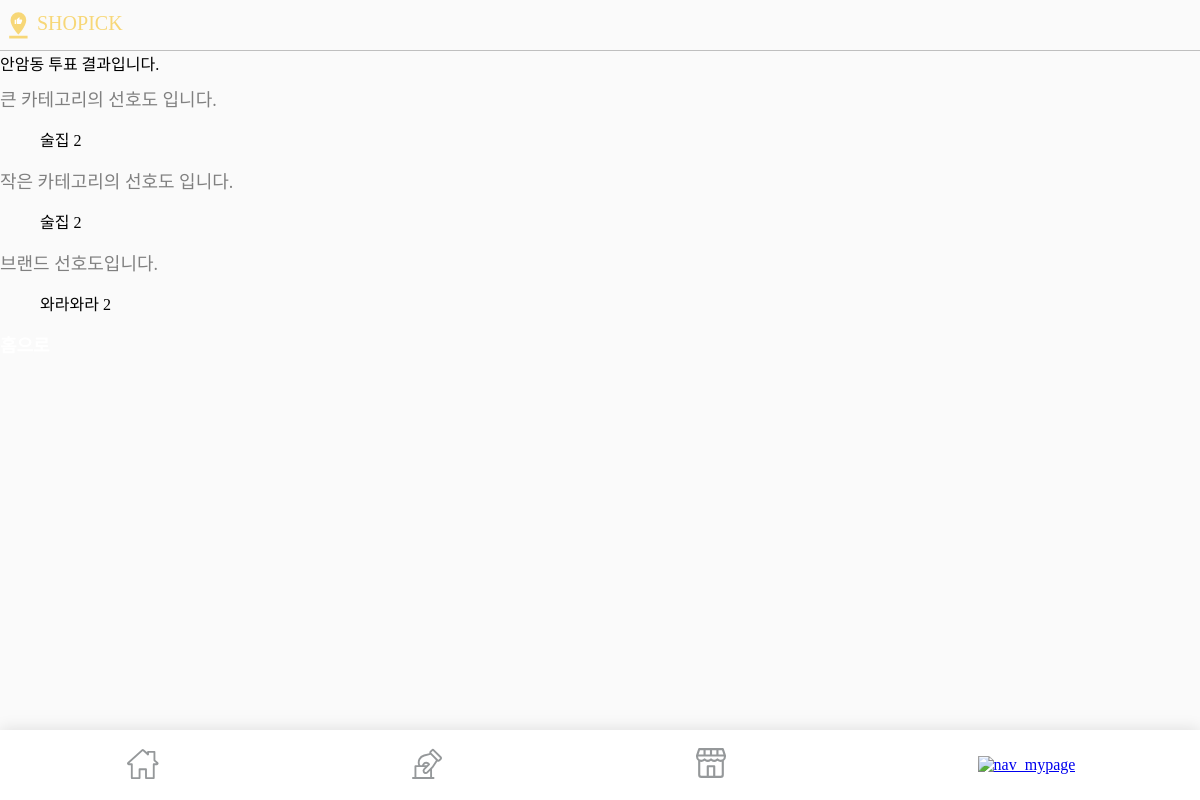
Before: /Show_CEO with the older database file.
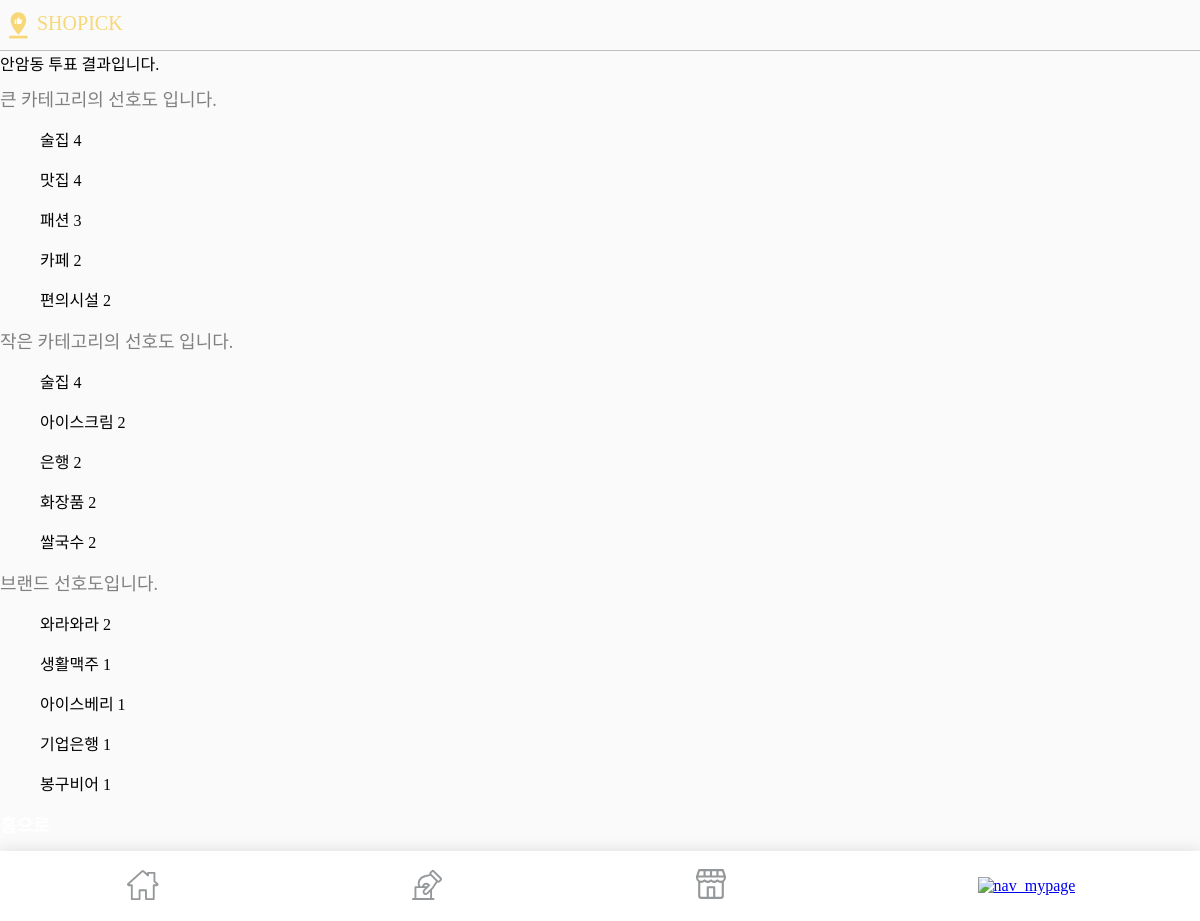
After: the same page with the newer database file.
### app/models.py (models this page shows)
class ConventionBigVote(models.Model):
    category = models.TextField()
    vote_count = models.IntegerField()

class ConventionSmallVote(models.Model):
    category = models.TextField()
    vote_count = models.IntegerField()

class ConventionTitleVote(models.Model):
    category = models.TextField()
    vote_count = models.IntegerField()

### app/views.py (the view)
# urls.py: path('Show_CEO', views.show_ceo, name= "Show_CEO"),
def show_ceo(request):
    vote = Vote.objects.all()[0]
    Big_Vote_Results = ConventionBigVote.objects.all().order_by('-vote_count')[0:5]
    Small_Vote_Results = ConventionSmallVote.objects.all().order_by('-vote_count')[0:5]
    Title_Vote_Results = ConventionTitleVote.objects.all().order_by('-vote_count')[0:5]
    return render(request, "Show_CEO.html", {"Big_Vote_Results":Big_Vote_Results, "Small_Vote_Results":Small_Vote_Results, "Title_Vote_Results":Title_Vote_Results, "Region":vote.location_dong})

### app/Templates/Show_CEO.html (shortened to what this page needs)
{% extends 'base.html' %}
{% block css %}
    {% load static %}
    <link rel="stylesheet" type="text/css" href="{% static 'home.css' %}">
{% endblock css %}
{% block header %}
<img src="{% static 'home_logo.svg' %}" alt="home_logo">
<img src="{% static 'home_shopick.svg' %}" alt="shohome_shopickpick">
{% endblock header %}
{% block content %}
<div class="container">
     <div class = "Region">
          {{Region}} 투표 결과입니다.
     </div>
     <div class = "Big">
          <p>큰 카테고리의 선호도 입니다.</p>
   {% for Big_Vote_Result in Big_Vote_Results %}
        <ul>{{Big_Vote_Result.category}} {{Big_Vote_Result.vote_count}}</ul>
   {% endfor %}
   </div>
   <div class = "Small">
        <p> 작은 카테고리의 선호도 입니다.</p>
   {% for Small_Vote_Result in Small_Vote_Results %}
        <ul>{{Small_Vote_Result.category}} {{Small_Vote_Result.vote_count}}</ul>
   {% endfor %}
   </div>
   <div class = "Brand">
        <p>브랜드 선호도입니다.</p>
   {% for Title_Vote_Result in Title_Vote_Results %}
        <ul>{{Title_Vote_Result.category}} {{Title_Vote_Result.vote_count}}</ul>
   {% endfor %}
   </div>
   <a href = "{% url 'home' %}">홈으로</a>
</div>
{% endblock content %}

Changed rows visible on the page:
changed ConventionBigVote "술집": vote_count "2" → "4"
added ConventionBigVote: category "맛집", vote_count "4"
added ConventionBigVote: category "패션", vote_count "3"
added ConventionBigVote: category "카페", vote_count "2"
added ConventionBigVote: category "편의시설", vote_count "2"
changed ConventionSmallVote "술집": vote_count "2" → "4"
added ConventionSmallVote: category "아이스크림", vote_count "2"
added ConventionSmallVote: category "은행", vote_count "2"
added ConventionSmallVote: category "화장품", vote_count "2"
added ConventionSmallVote: category "쌀국수", vote_count "2"
added ConventionTitleVote: category "생활맥주", vote_count "1"
added ConventionTitleVote: category "아이스베리", vote_count "1"
added ConventionTitleVote: category "기업은행", vote_count "1"
added ConventionTitleVote: category "봉구비어", vote_count "1"
